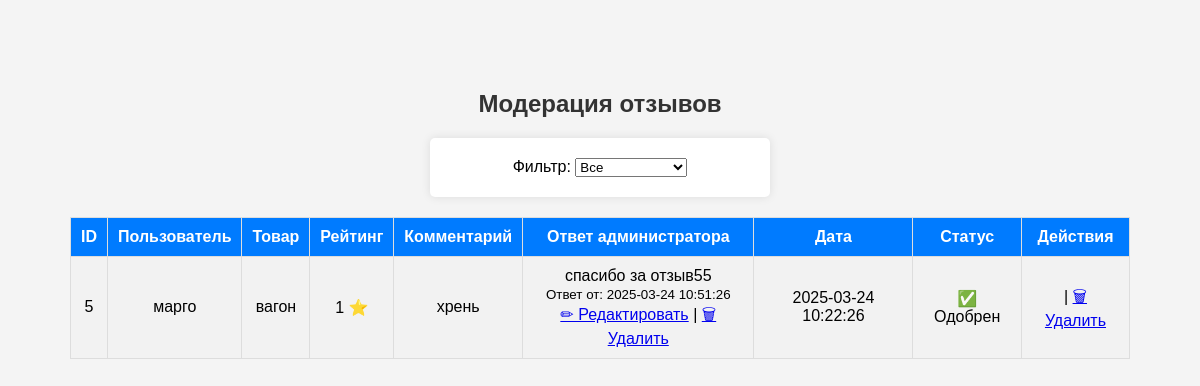
Page /admin/reviews.php (signed in) on the earlier database version.
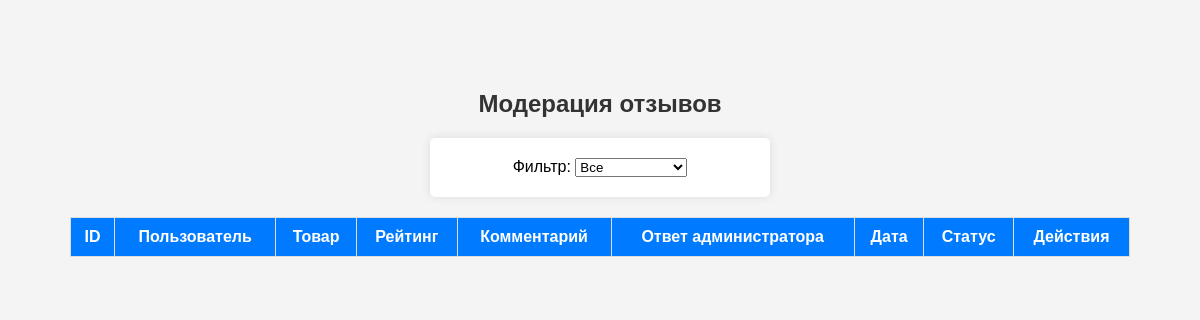
Same page on the later database version.
### tables this page shows
CREATE TABLE `reviews` (
  `id` int(11) NOT NULL AUTO_INCREMENT,
  `product_id` int(11) NOT NULL,
  `user_id` int(11) NOT NULL,
  `rating` int(11) DEFAULT NULL CHECK (`rating` between 1 and 5),
  `comment` text DEFAULT NULL,
  `image` varchar(255) DEFAULT NULL,
  `created_at` timestamp NOT NULL DEFAULT current_timestamp(),
  `status` enum('pending','approved','rejected') DEFAULT 'pending',
  `admin_response` text DEFAULT NULL,
  `response_date` timestamp NULL DEFAULT NULL,
  PRIMARY KEY (`id`),
  KEY `product_id` (`product_id`),
  KEY `user_id` (`user_id`),
  CONSTRAINT `reviews_ibfk_1` FOREIGN KEY (`product_id`) REFERENCES `products` (`id`) ON DELETE CASCADE,
  CONSTRAINT `reviews_ibfk_2` FOREIGN KEY (`user_id`) REFERENCES `users` (`id`) ON DELETE CASCADE
);

CREATE TABLE `users` (
  `id` int(11) NOT NULL AUTO_INCREMENT,
  `name` varchar(255) NOT NULL,
  `email` varchar(100) NOT NULL,
  `password` varchar(255) NOT NULL,
  `created_at` timestamp NOT NULL DEFAULT current_timestamp(),
  `reset_token` varchar(64) DEFAULT NULL,
  `status` enum('active','blocked') DEFAULT 'active',
  PRIMARY KEY (`id`),
  UNIQUE KEY `email` (`email`)
);

CREATE TABLE `products` (
  `id` int(11) NOT NULL AUTO_INCREMENT,
  `name` varchar(255) NOT NULL,
  `description` text DEFAULT NULL,
  `price` decimal(10,2) NOT NULL,
  `image` varchar(255) DEFAULT NULL,
  `category` varchar(100) DEFAULT NULL,
  `stock` int(11) DEFAULT 0,
  `created_at` timestamp NOT NULL DEFAULT current_timestamp(),
  `category_id` int(11) NOT NULL,
  `images` text DEFAULT NULL,
  `sku` varchar(50) NOT NULL,
  `subcategory` varchar(100) NOT NULL,
  `size` varchar(50) NOT NULL,
  `material` varchar(100) NOT NULL,
  `status` tinyint(1) NOT NULL DEFAULT 1,
  `slug` varchar(255) NOT NULL,
  `seo_title` varchar(255) DEFAULT NULL,
  `seo_description` text DEFAULT NULL,
  `seo_keywords` varchar(255) DEFAULT NULL,
  PRIMARY KEY (`id`),
  UNIQUE KEY `slug` (`slug`)
);

### admin/reviews.php (the view, shortened to what this page needs)
<?php
require_once '../database/db.php';
$status_filter = $_GET['status'] ?? '';
$query = "SELECT r.*, u.name AS user_name, p.name AS product_name
          FROM reviews r
          JOIN users u ON r.user_id = u.id
          JOIN products p ON r.product_id = p.id";
$query .= " ORDER BY r.created_at DESC";
$stmt = $conn->prepare($query);
if ($status_filter) {
    $stmt->execute([$status_filter]);
} else {
    $stmt->execute();
}
$reviews = $stmt->fetchAll(PDO::FETCH_ASSOC);
?>
<!DOCTYPE html>
<html lang="ru">
<head>
    <link rel="stylesheet" href="styles.css">
</head>
<body>
<h2>Модерация отзывов</h2>
<form method="GET">
    <label>Фильтр:</label>
    <select name="status" onchange="this.form.submit()">
        <option value="">Все</option>
    </select>
</form>
<table border="1">
    <tr>
        <th>ID</th>
        <th>Пользователь</th>
        <th>Товар</th>
        <th>Рейтинг</th>
        <th>Комментарий</th>
        <th>Ответ администратора</th>
        <th>Дата</th>
        <th>Статус</th>
        <th>Действия</th>
    </tr>
    <?php foreach ($reviews as $review): ?>
    <tr>
        <td><?= $review['id']; ?></td>
        <td><?= htmlspecialchars($review['user_name']); ?></td>
        <td><?= htmlspecialchars($review['product_name']); ?></td>
        <td><?= $review['rating']; ?> ⭐</td>
        <td><?= htmlspecialchars($review['comment']); ?></td>
        <td>
            <?php if ($review['admin_response']): ?>
                <?= htmlspecialchars($review['admin_response']); ?>
                <br><small>Ответ от: <?= $review['response_date']; ?></small>
                <br><a href="edit_response.php?id=<?= $review['id']; ?>">✏ Редактировать</a> |
                <a href="delete_response.php?id=<?= $review['id']; ?>" onclick="return confirm('Удалить ответ?');">🗑 Удалить</a>
            <?php endif; ?>
        </td>
        <td><?= $review['created_at']; ?></td>
        <td>
            <?= ($review['status'] == 'pending') ? '⏳ На модерации' : (($review['status'] == 'approved') ? '✅ Одобрен' : '❌ Отклонён'); ?>
        </td>
        <td>
            | <a href="delete_review.php?id=<?= $review['id']; ?>" onclick="return confirm('Удалить отзыв?');">🗑 Удалить</a>
        </td>
    </tr>
    <?php endforeach; ?>
</table>
</body>
</html>

Differences in the rows shown:
removed reviews: id "5", user.name "марго", product.name "вагон", rating "1", comment "хрень", admin_response "спасибо за отзыв55", response_date "2025-03-24 10:51:26", created_at "2025-03-24 10:22:26", status "✅ Одобрен"
